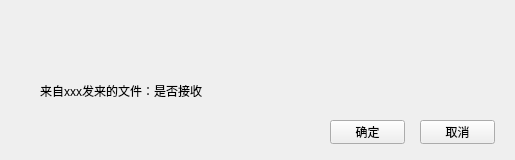
<?xml version="1.0" encoding="UTF-8"?>
<ui version="4.0">
 <class>ReceiveFileClass</class>
 <widget class="QWidget" name="ReceiveFileClass">
  <property name="geometry">
   <rect>
    <x>0</x>
    <y>0</y>
    <width>515</width>
    <height>160</height>
   </rect>
  </property>
  <property name="sizePolicy">
   <sizepolicy hsizetype="Fixed" vsizetype="Fixed">
    <horstretch>0</horstretch>
    <verstretch>0</verstretch>
   </sizepolicy>
  </property>
  <property name="minimumSize">
   <size>
    <width>515</width>
    <height>160</height>
   </size>
  </property>
  <property name="maximumSize">
   <size>
    <width>515</width>
    <height>160</height>
   </size>
  </property>
  <property name="windowTitle">
   <string>ReceiveFile</string>
  </property>
  <widget class="QWidget" name="titleWidget" native="true">
   <property name="geometry">
    <rect>
     <x>0</x>
     <y>0</y>
     <width>515</width>
     <height>50</height>
    </rect>
   </property>
   <property name="titleskin" stdset="0">
    <bool>true</bool>
   </property>
  </widget>
  <widget class="QWidget" name="bottomWidget" native="true">
   <property name="geometry">
    <rect>
     <x>0</x>
     <y>50</y>
     <width>515</width>
     <height>110</height>
    </rect>
   </property>
   <property name="bottomskin" stdset="0">
    <bool>true</bool>
   </property>
   <widget class="QLabel" name="label">
    <property name="geometry">
     <rect>
      <x>40</x>
      <y>30</y>
      <width>451</width>
      <height>21</height>
     </rect>
    </property>
    <property name="text">
     <string>来自xxx发来的文件：是否接收</string>
    </property>
   </widget>
   <widget class="QPushButton" name="canelBtn">
    <property name="geometry">
     <rect>
      <x>420</x>
      <y>70</y>
      <width>75</width>
      <height>24</height>
     </rect>
    </property>
    <property name="text">
     <string>取消</string>
    </property>
   </widget>
   <widget class="QPushButton" name="okBtn">
    <property name="geometry">
     <rect>
      <x>330</x>
      <y>70</y>
      <width>75</width>
      <height>24</height>
     </rect>
    </property>
    <property name="text">
     <string>确定</string>
    </property>
   </widget>
  </widget>
 </widget>
 <layoutdefault spacing="6" margin="11"/>
 <resources/>
 <connections/>
</ui>
